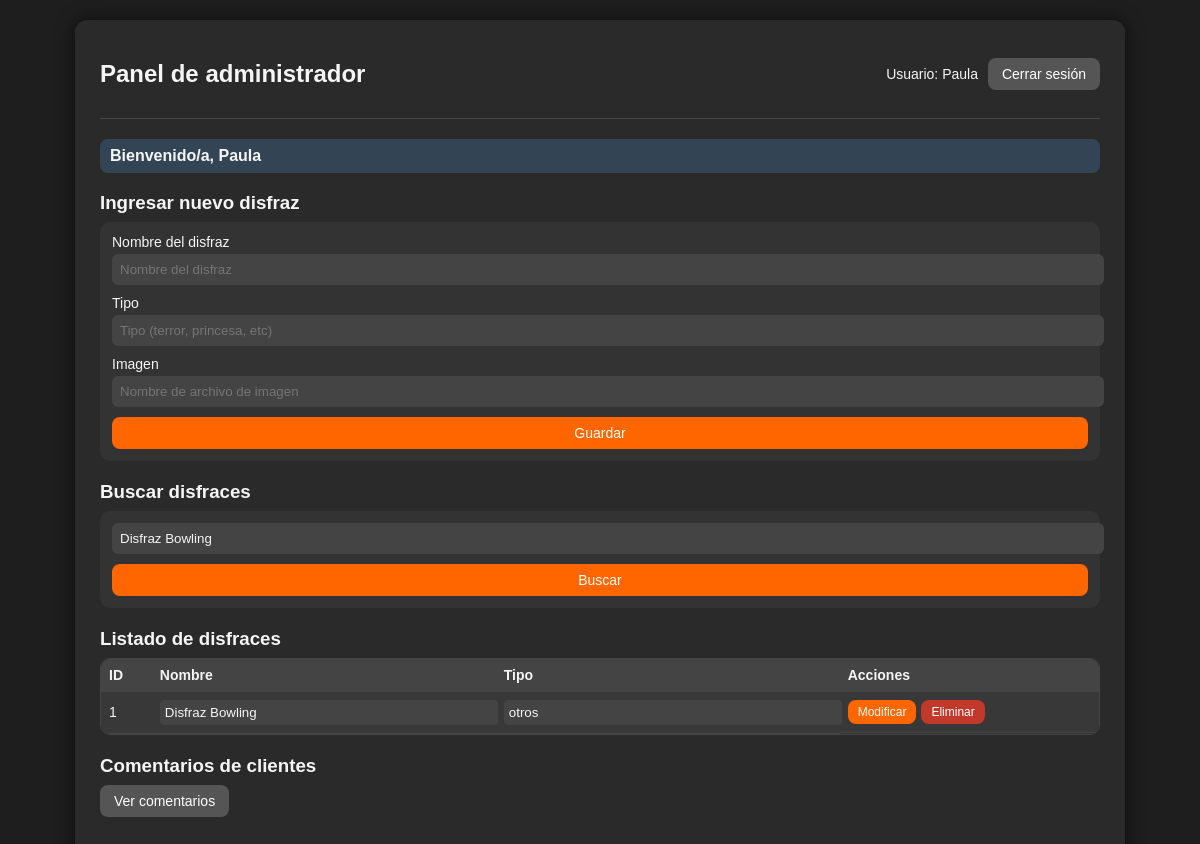
Page /php/admin.php?busqueda=Disfraz Bowling (signed in) on the committed database.
### tables this page shows
CREATE TABLE `disfraces` (
  `id_disfraces` int(11) NOT NULL,
  `nombre_disfraz` varchar(100) NOT NULL,
  `tipo` varchar(100) NOT NULL,
  `imagen` varchar(200) NOT NULL
);

### php/admin.php (the view, shortened to what this page needs)
<?php
$nombreUsuario = $_SESSION['nombre'];
if (isset($_SESSION['saludo'])) {
    $saludo = $_SESSION['saludo'];
} else {
    $saludo = "";
}
$conexion = mysqli_connect("localhost", "root", "", "alquiler_disfraces");
if (isset($_GET['busqueda'])) {
    $busqueda = $_GET['busqueda'];
} else {
    $busqueda = "";
}
$sqlDisfraces = "SELECT * FROM disfraces";
if ($busqueda !== '') {
    $sqlDisfraces .= " WHERE nombre_disfraz LIKE '%$busqueda%' OR tipo LIKE '%$busqueda%'";
}
$resultDisfraces = mysqli_query($conexion, $sqlDisfraces);
?>
<!DOCTYPE html>
<html lang="es">
<head>
</head>
<body>
    <div class="admin-contenedor">
        <header class="admin-encabezado">
            <h2>Panel de administrador</h2>
            <div class="admin-usuario">
                <span>Usuario: <?php echo $nombreUsuario; ?></span>
                <a class="btn btn-secundario" href="cerrarsesion.php">Cerrar sesión</a>
            </div>
        </header>
        <main>
            <?php
            if ($saludo) {
                echo "<p class='admin-saludo'><strong>$saludo</strong></p>";
            }
            ?>
            <section class="admin-seccion">
                <h3>Ingresar nuevo disfraz</h3>
                <form method="post" class="admin-form">
                    <label>
                        Nombre del disfraz
                        <input type="text" name="nombre_disfraz" placeholder="Nombre del disfraz" required>
                    </label>
                    <label>
                        Tipo
                        <input type="text" name="tipo" placeholder="Tipo (terror, princesa, etc)" required>
                    </label>
                    <label>
                        Imagen
                        <input type="text" name="imagen" placeholder="Nombre de archivo de imagen" required>
                    </label>
                    <input class="btn btn-primario" type="submit" value="Guardar">
                </form>
            </section>
            <section class="admin-seccion">
                <h3>Buscar disfraces</h3>
                <form method="get" class="busqueda-form">
                    <input type="text" name="busqueda" placeholder="Ingrese nombre o tipo" value="<?php echo $busqueda; ?>">
                    <input class="btn btn-primario" type="submit" value="Buscar">
                </form>
            </section>
            <section class="admin-seccion">
                <h3>Listado de disfraces</h3>
                <div class="tabla-contenedor">
                    <table>
                        <tr>
                            <th>ID</th>
                            <th>Nombre</th>
                            <th>Tipo</th>
                            <th>Acciones</th>
                        </tr>
                        <?php while ($fila = mysqli_fetch_assoc($resultDisfraces)) { ?>
                            <tr>
                                <form method="post">
                                    <td><?php echo $fila['id_disfraces']; ?></td>
                                    <td>
                                        <input type="text" name="nombre_disfraz" value="<?php echo $fila['nombre_disfraz']; ?>">
                                    </td>
                                    <td>
                                        <input type="text" name="tipo" value="<?php echo $fila['tipo']; ?>">
                                    </td>
                                    <td class="celda-acciones">
                                        <button class="btn btn-chico btn-primario" type="submit" name="accion" value="modificar">Modificar</button>
                                        <button class="btn btn-chico btn-peligro" type="submit" name="accion" value="eliminar" onclick="return confirm('¿Eliminar este disfraz?');">Eliminar</button>
                                    </td>
                                </form>
                            </tr>
                        <?php } ?>
                    </table>
                </div>
            </section>
            <section class="admin-seccion">
                <h3>Comentarios de clientes</h3>
                <form action="ver_comentarios.php" method="get">
                    <button class="btn btn-secundario" type="submit">Ver comentarios</button>
                </form>
            </section>
        </main>
    </div>
</body>
</html>

### php/admin.php (style rules this page uses)
body { margin: 0; padding: 0; background: #1e1e1e; font-family: Arial, sans-serif; color: #f5f5f5; }
.admin-contenedor { max-width: 1000px; margin: 20px auto; background: #2a2a2a; border-radius: 12px; padding: 20px 25px 30px; box-shadow: 0 0 18px rgba(0,0,0,0.6); }
.admin-encabezado { display: flex; justify-content: space-between; align-items: center; border-bottom: 1px solid #444; padding-bottom: 10px; margin-bottom: 20px; }
.admin-usuario { display: flex; gap: 10px; align-items: center; font-size: 14px; }
.admin-saludo { background: #345; padding: 8px 10px; border-radius: 8px; margin-bottom: 10px; }
.admin-seccion { margin-bottom: 20px; }
.admin-seccion h3 { margin-bottom: 8px; }
.admin-form, .busqueda-form { background: #333; padding: 12px; border-radius: 10px; display: flex; flex-direction: column; gap: 10px; }
.admin-form label { display: flex; flex-direction: column; align-items: flex-start; font-size: 14px; gap: 4px; }
.admin-form input[type="text"], .busqueda-form input[type="text"] { width: 100%; padding: 8px; border-radius: 6px; border: none; background: #444; color: #f5f5f5; }
.btn { display: inline-block; padding: 8px 14px; border-radius: 8px; border: none; cursor: pointer; font-size: 14px; text-decoration: none; text-align: center; }
.btn-primario { background: #ff6600; color: #fff; }
.btn-secundario { background: #555; color: #fff; }
.btn-peligro { background: #c0392b; color: #fff; }
.btn-chico { padding: 5px 10px; font-size: 12px; }
.tabla-contenedor { max-height: 400px; overflow-y: auto; border-radius: 10px; border: 1px solid #444; }
table { width: 100%; border-collapse: collapse; background: #333; }
table th, table td { padding: 8px; border-bottom: 1px solid #444; text-align: left; font-size: 14px; }
table th { background: #444; font-weight: bold; }
table tr:nth-child(even) { background: #383838; }
table input[type="text"] { width: 100%; padding: 5px; border-radius: 4px; border: none; background: #444; color: #f5f5f5; }
.celda-acciones { display: flex; gap: 5px; }

### rows in the picture
disfraces: id_disfraces "1", nombre_disfraz "Disfraz Bowling", tipo "otros"

### other values in the picture
$nombreUsuario "Paula"
$saludo "Bienvenido/a, Paula"
